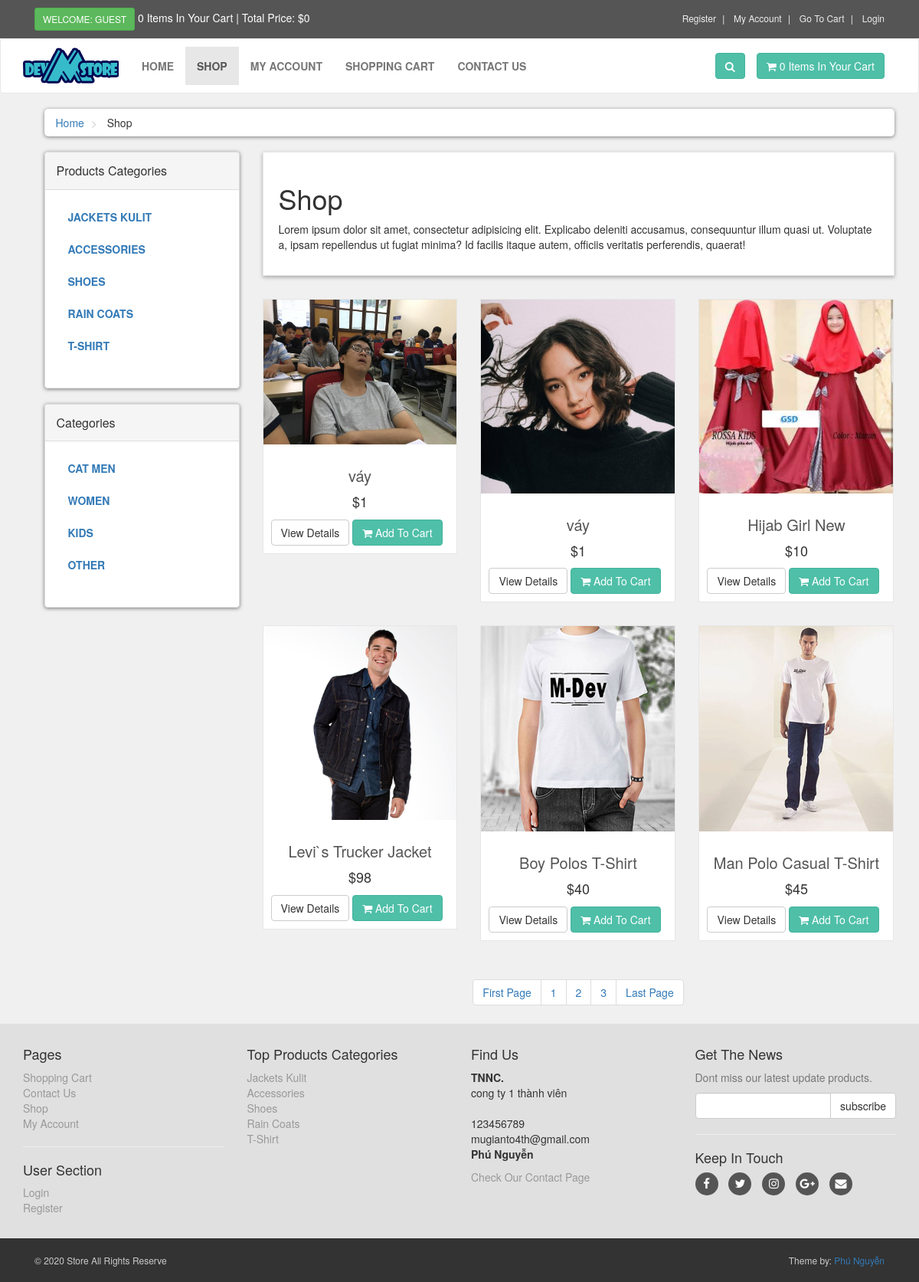
The page /shop.php on the database its author committed.
### tables this page shows
CREATE TABLE IF NOT EXISTS `product_categories` (
  `p_cat_id` int(10) NOT NULL AUTO_INCREMENT,
  `p_cat_title` text NOT NULL,
  `p_cat_desc` text NOT NULL,
  PRIMARY KEY (`p_cat_id`)
);

CREATE TABLE IF NOT EXISTS `categories` (
  `cat_id` int(10) NOT NULL AUTO_INCREMENT,
  `cat_title` text NOT NULL,
  `cat_desc` text NOT NULL,
  PRIMARY KEY (`cat_id`)
);

CREATE TABLE IF NOT EXISTS `products` (
  `product_id` int(10) NOT NULL AUTO_INCREMENT,
  `p_cat_id` int(10) NOT NULL,
  `cat_id` int(10) NOT NULL,
  `date` timestamp NOT NULL DEFAULT current_timestamp() ON UPDATE current_timestamp(),
  `product_title` text NOT NULL,
  `product_img1` text NOT NULL,
  `product_img2` text NOT NULL,
  `product_img3` text NOT NULL,
  `product_price` int(10) NOT NULL,
  `product_keywords` text NOT NULL,
  `product_desc` text NOT NULL,
  PRIMARY KEY (`product_id`)
);

### shop.php (the view, shortened to what this page needs)
<?php
    include("includes/header.php");
?>
   <div id="content">
       <div class="container">
           <div class="col-md-12">
               <ul class="breadcrumb">
                   <li>
                       <a href="index.php">Home</a>
                   </li>
                   <li>
                       Shop
                   </li>
               </ul>
           </div>
           <div class="col-md-3">
   <?php
    include("includes/sidebar.php");
    ?>
           </div>
           <div class="col-md-9">
             <?php
                if(!isset($_GET['p_cat'])){
                    if(!isset($_GET['cat'])){
                      echo "
                       <div class='box'>
                           <h1>Shop</h1>
                           <p>
                               Lorem ipsum dolor sit amet, consectetur adipisicing elit. Explicabo deleniti accusamus, consequuntur illum quasi ut. Voluptate a, ipsam repellendus ut fugiat minima? Id facilis itaque autem, officiis veritatis perferendis, quaerat!
                           </p>
                       </div>
                       ";
                    }
                   }
               ?>
               <div class="row">
                   <?php
                        if(!isset($_GET['p_cat'])){
                         if(!isset($_GET['cat'])){
                            $per_page=6;
                            if(isset($_GET['page'])){
                                $page = $_GET['page'];
                            }else{
                                $page=1;
                            }
                            $start_from = ($page-1) * $per_page;
                            $get_products = "select * from products order by 1 DESC LIMIT $start_from,$per_page";
                            $run_products = mysqli_query($con,$get_products);
                            while($row_products=mysqli_fetch_array($run_products)){
                                $pro_id = urldecode($row_products['product_id']);
                                $pro_title = urldecode($row_products['product_title']);
                                $pro_price = urldecode($row_products['product_price']);
                                $pro_img1 = urldecode($row_products['product_img1']);
                                echo "
                                    <div class='col-md-4 col-sm-6 center-responsive'>
                                        <div class='product'>
                                            <a href='details.php?pro_id=$pro_id'>
                                                <img class='img-responsive' src='admin_area/product_images/$pro_img1'>
                                            </a>
                                            <div class='text'>
                                                <h3>
                                                    <a href='details.php?pro_id=$pro_id'> $pro_title </a>
                                                </h3>
                                                <p class='price'>
                                                    $$pro_price
                                                </p>
                                                <p class='buttons'>
                                                    <a class='btn btn-default' href='details.php?pro_id=$pro_id'>
                                                        View Details
                                                    </a>
                                                    <a class='btn btn-primary' href='details.php?pro_id=$pro_id'>
                                                        <i class='fa fa-shopping-cart'></i> Add To Cart
                                                    </a>
                                                </p>
                                            </div>
                                        </div>
                                    </div>
                                ";
                        }
                   ?>
               </div>
               <center>
                   <ul class="pagination">
					 <?php
                    $query = "select * from products";
                    $result = mysqli_query($con,$query);
                    $total_records = mysqli_num_rows($result);
                    $total_pages = ceil($total_records / $per_page);
                        echo "
                            <li>
                                <a href='shop.php?page=1'> ".'First Page'." </a>
                            </li>
                        ";
                        for($i=1; $i<=$total_pages; $i++){
                              echo "
                            <li>
                                <a href='shop.php?page=".$i."'> ".$i." </a>
                            </li>
                        ";
                        };
                        echo "
                            <li>
                                <a href='shop.php?page=$total_pages'> ".'Last Page'." </a>
                            </li>
                        ";
					    	}
						}
					 ?>
                   </ul>
               </center>
           </div>
       </div>
   </div>
   <?php
    include("includes/footer.php");
    ?>
</body>
</html>

### functions/functions.php (shortened to what this page needs)
<?php
$db = mysqli_connect("localhost","root","","ecom_store");
function getRealIpUser(){
    switch(true){
            default : return $_SERVER['REMOTE_ADDR'];
    }
}
function getPCats(){
    global $db;
    $get_p_cats = "select * from product_categories";
    $run_p_cats = mysqli_query($db,$get_p_cats);
    while($row_p_cats=mysqli_fetch_array($run_p_cats)){
        $p_cat_id = urldecode($row_p_cats['p_cat_id']);
        $p_cat_title = urldecode($row_p_cats['p_cat_title']);
        echo "
            <li>
                <a href='shop.php?p_cat=$p_cat_id'> $p_cat_title </a>
            </li>
        ";
    }
}
function getCats(){
    global $db;
    $get_cats = "select * from categories";
    $run_cats = mysqli_query($db,$get_cats);
    while($row_cats=mysqli_fetch_array($run_cats)){
        $cat_id = urldecode($row_cats['cat_id']);
        $cat_title = urldecode($row_cats['cat_title']);
        echo "
            <li>
                <a href='shop.php?cat=$cat_id'> $cat_title </a>
            </li>
        ";
    }
}
function items(){
    global $db;
    $ip_add = getRealIpUser();
    $get_items = "select * from cart where ip_add='$ip_add'";
    $run_items = mysqli_query($db,$get_items);
    $count_items = mysqli_num_rows($run_items);
    echo $count_items;
}
function total_price(){
    $total = 0;
    echo "$" . urldecode($total);
}

### includes/footer.php (shortened to what this page needs)
<div id="footer">
    <div class="container">
        <div class="row">
            <div class="col-sm-6 col-md-3">
               <h4>Pages</h4>
                <ul>
                    <li><a href="cart.php">Shopping Cart</a></li>
                    <li><a href="contact.php">Contact Us</a></li>
                    <li><a href="shop.php">Shop</a></li>
                    <li><a href="customer/my_account.php">My Account</a></li>
                </ul>
                <hr>
                <h4>User Section</h4>
                <ul>
                           <?php
                           if(!isset($_SESSION['customer_email'])){
                               echo"<a href='checkout.php'>Login</a>";
                           }else{
                              echo"<a href='customer/my_account.php?my_orders'>My Account</a>";
                           }
                           ?>
                    <li><a href="customer_register.php">Register</a></li>
                </ul>
            </div>
            <div class="com-sm-6 col-md-3">
                <h4>Top Products Categories</h4>
                <ul>
                    <?php
                        $get_p_cats = "select * from product_categories";
                        $run_p_cats = mysqli_query($con,$get_p_cats);
                        while($row_p_cats=mysqli_fetch_array($run_p_cats)){
                            $p_cat_id = urldecode($row_p_cats['p_cat_id']);
                            $p_cat_title = urldecode($row_p_cats['p_cat_title']);
                            echo "
                                <li>
                                    <a href='shop.php?p_cat=$p_cat_id'>
                                        $p_cat_title
                                    </a>
                                </li>
                            ";
                        }
                    ?>
                </ul>
            </div>
            <div class="col-sm-6 col-md-3">
                <h4>Find Us</h4>
                <p>
                <strong>TNNC.</strong>
                    <br/>cong ty 1 thành viên
                    <br/>
                    <br/>123456789
                    <br/>mugianto4th@gmail.com
                    <br/><strong>Phú Nguyễn</strong>
                </p>
                <a href="contact.php">Check Our Contact Page</a>
            </div>
            <div class="col-sm-6 col-md-3">
                <h4>Get The News</h4>
                <p class="text-muted">
                    Dont miss our latest update products.
                </p>
                <form action="https://feedburner.google.com/fb/a/mailverify" method="post" target="popupwindow" onsubmit="window.open('https://feedburner.google.com/fb/a/mailverify?uri=M-devMedia', 'popupwindow', 'scrollbars=yes,width=550,height=520');return true" method="post">
                    <div class="input-group">
                        <input type="text" class="form-control" name="email">
                        <span class="input-group-btn">
                            <input type="submit" value="subscribe" class="btn btn-default">
                        </span>
                    </div>
                </form>
                <hr>
                <h4>Keep In Touch</h4>
                <p class="social">
                    <a href="#" class="fa fa-facebook"></a>
                    <a href="#" class="fa fa-twitter"></a>
                    <a href="#" class="fa fa-instagram"></a>
                    <a href="#" class="fa fa-google-plus"></a>
                    <a href="#" class="fa fa-envelope"></a>
                </p>
            </div>
        </div>
    </div>
</div>
<div id="copyright">
    <div class="container">
        <div class="col-md-6">
            <p class="pull-left">&copy; 2020 Store All Rights Reserve</p>
        </div>
        <div class="col-md-6">
            <p class="pull-right">Theme by: <a href="#">Phú Nguyễn</a></p>
        </div>
    </div>
</div>

### styles/style.css (style rules this page uses)
body { font-size: 14px; line-height: 1.42857143; color: #333333; background: #f0f0f0; overflow-x: hidden; }
.btn-primary { color: rgb(255, 255, 255); background: rgb(79, 191, 168); border-color: rgb(65, 179, 156); }
.box { background: #ffffff; margin: 0 0 30px; border: solid 1px #e6e6e6; box-sizing: border-box; padding: 20px; box-shadow: 0px 2px 5px rgba(0, 0, 0, .3); }
#content { padding-left: 25px; }
#content .product { background: #ffffff; border: solid 1px #e6e6e6; margin-bottom: 30px; box-sizing: border-box; }
#content .product .text { padding: 10px 10px 0px; }
#content .product .text p.price { font-size: 18px; text-align: center; font-weight: 400; }
#content .product .text h3 { text-align: center; font-size: 20px; }
#content .product .text h3 a { color: rgb(85, 85, 85); }
.breadcrumb { padding: 8px 15px; margin-bottom: 20px; background: #ffffff; border-radius: 5px; box-shadow: 0px 1px 5px rgba(0, 0, 0, .5); }
.breadcrumb> li + li:before { content: ">\00a0"; color: #cccccc; }
#content .panel.sidebar-menu ul.nav.category-menu li a { text-transform: uppercase; font-weight: 600; }
#footer { background: #e0e0e0; padding: 20px 0; }
#footer a { color: #999999; padding: 0; text-decoration: none; }
#footer ul { list-style: none; padding-left: 0px; }
#footer .social { text-align: left; }
#footer .social a { margin: 0px 10px 0px 0px; display: inline-block; color: #ffffff; width: 30px; height: 30px; border-radius: 15px; line-height: 30px; font-size: 15px; text-align: center; vertical-align: bottom; background: #555555; text-decoration: none; }
#copyright { background: #333333; color: #cccccc; padding: 20px 0px; font-size: 12px; }
#copyright p { margin: 0px; }

### rows shown on the page
product_categories: p_cat_title "JACKETS KULIT", p_cat_title "Jackets Kulit"
product_categories: p_cat_title "ACCESSORIES", p_cat_title "Accessories"
product_categories: p_cat_title "SHOES", p_cat_title "Shoes"
product_categories: p_cat_title "RAIN COATS", p_cat_title "Rain Coats"
product_categories: p_cat_title "T-SHIRT", p_cat_title "T-Shirt"
categories: cat_title "CAT MEN"
categories: cat_title "WOMEN"
categories: cat_title "KIDS"
categories: cat_title "OTHER"
products: product_img1 (picture), product_title "váy", product_price "1"
products: product_img1 (picture), product_title "váy", product_price "1"
products: product_img1 (picture), product_title "Hijab Girl New", product_price "10"
products: product_img1 (picture), product_title "Levi`s Trucker Jacket", product_price "98"
products: product_img1 (picture), product_title "Boy Polos T-Shirt", product_price "40"
products: product_img1 (picture), product_title "Man Polo Casual T-Shirt", product_price "45"

### other values the page prints
$count_items "0 0"
urldecode($total) "0"
